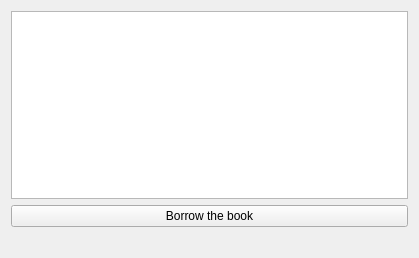
<?xml version="1.0" encoding="UTF-8"?>
<ui version="4.0">
 <class>ApplicationWidget</class>
 <widget class="QWidget" name="ApplicationWidget">
  <property name="geometry">
   <rect>
    <x>0</x>
    <y>0</y>
    <width>419</width>
    <height>258</height>
   </rect>
  </property>
  <property name="windowTitle">
   <string>BiBook</string>
  </property>
  <layout class="QVBoxLayout" name="verticalLayout">
   <item>
    <widget class="QListWidget" name="bookListWidget"/>
   </item>
   <item>
    <widget class="QPushButton" name="borrowBookButton">
     <property name="text">
      <string>Borrow the book</string>
     </property>
    </widget>
   </item>
   <item>
    <widget class="QLabel" name="statusLabel">
     <property name="text">
      <string/>
     </property>
    </widget>
   </item>
  </layout>
 </widget>
 <resources/>
 <connections/>
</ui>
